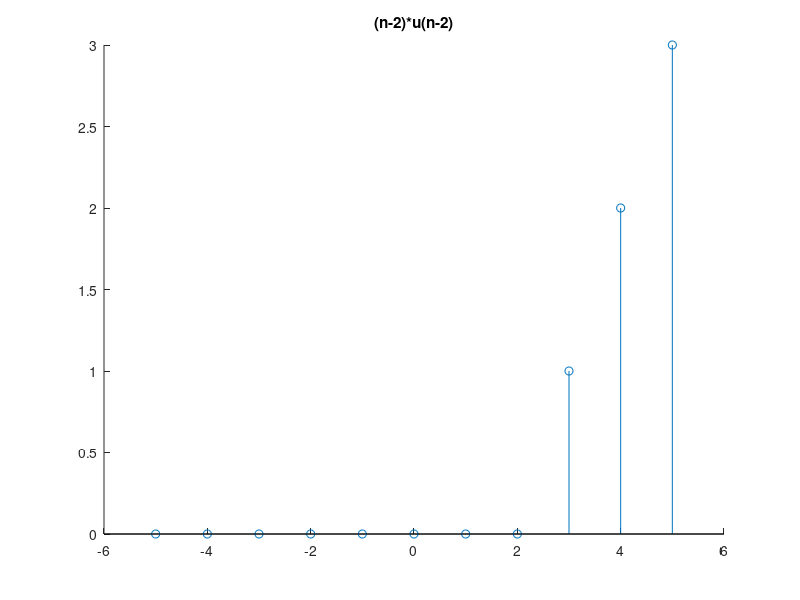

Reproduce this figure in MATLAB.
%% Atividade5.5
n=-5:5;
x=(n-2).*[(n-2)>=0];
figure1 = figure;
axes1 = axes('Parent',figure1);
hold(axes1,'all');
stem (n,x)
title('(n-2)*u(n-2)')
saveas(figure1,'Atv5i5.png')